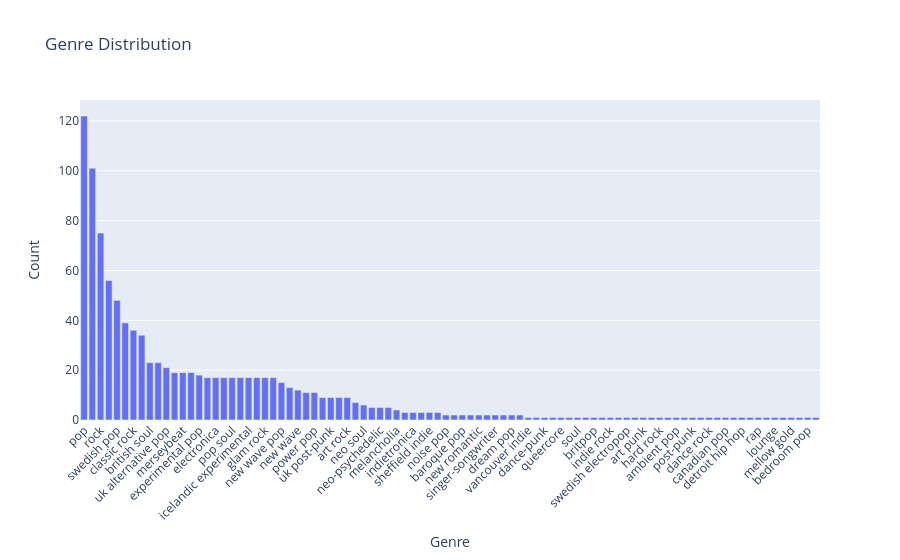

Notebook code cell kept with this figure:
### Code cell
plotting.plot_genres(df["genres"].head(300))

### Figure 1 — Plotly figure (JSON) as saved in the notebook; plotly's stock layout.template omitted (floating-point values rounded to 4 significant figures)
{"data": [{"alignmentgroup": "True", "hovertemplate": "Genre=%{x}<br>Count=%{y}<extra></extra>", "legendgroup": "", "marker": {"color": "#636efa", "pattern": {"shape": ""}}, "name": "", "offsetgroup": "", "orientation": "v", "showlegend": false, "textposition": "auto", "type": "bar", "x": ["pop", "art pop", "rock", "permanent wave", "swedish pop", "metropopolis", "classic rock", "pov: indie", "british soul", "alternative rock", "uk alternative pop", "psychedelic rock", "merseybeat", "british invasion", "experimental pop", "experimental vocal", "electronica", "uk pop", "pop soul", "trip hop", "icelandic experimental", "icelandic pop", "glam rock", "icelandic singer-songwriter", "new wave pop", "synthpop", "new wave", "candy pop", "power pop", "modern rock", "uk post-punk", "madchester", "art rock", "classic swedish pop", "neo soul", "brooklyn indie", "neo-psychedelic", "australian psych", "melancholia", "grunge", "indietronica", "garage rock", "sheffield indie", "oxford indie", "noise pop", "neo-synthpop", "baroque pop", "indie pop", "new romantic", "piano rock", "singer-songwriter", "sophisti-pop", "dream pop", "shoegaze", "vancouver indie", "electropop", "dance-punk", "r&b", "queercore", "riot grrrl", "soul", "indie surf", "britpop", "nashville sound", "indie rock", "swedish indie pop", "swedish electropop", "zolo", "art punk", "bedroom r&b", "hard rock", "metal", "ambient pop", "el paso indie", "post-punk", "funk rock", "dance rock", "canadian contemporary r&b", "canadian pop", "boston rock", "detroit hip hop", "hip hop", "rap", "slowcore", "lounge", "sunshine pop", "mellow gold", "grave wave", "bedroom pop", "canadian electropop"], "xaxis": "x", "y": [122, 101, 75, 56, 48, 39, 36, 34, 23, 23, 21, 19, 19, 19, 18, 17, 17, 17, 17, 17, 17, 17, 17, 17, 15, 13, 12, 11, 11, 9, 9, 9, 9, 7, 6, 5, 5, 5, 4, 3, 3, 3, 3, 3, 2, 2, 2, 2, 2, 2, 2, 2, 2, 2, 1, 1, 1, 1, 1, 1, 1, 1, 1, 1, 1, 1, 1, 1, 1, 1, 1, 1, 1, 1, 1, 1, 1, 1, 1, 1, 1, 1, 1, 1, 1, 1, 1, 1, 1, 1], "yaxis": "y"}], "layout": {"barmode": "relative", "legend": {"tracegroupgap": 0}, "title": {"text": "Genre Distribution"}, "xaxis": {"anchor": "y", "domain": [0, 1], "tickangle": -45, "title": {"text": "Genre"}}, "yaxis": {"anchor": "x", "domain": [0, 1], "title": {"text": "Count"}}}}
